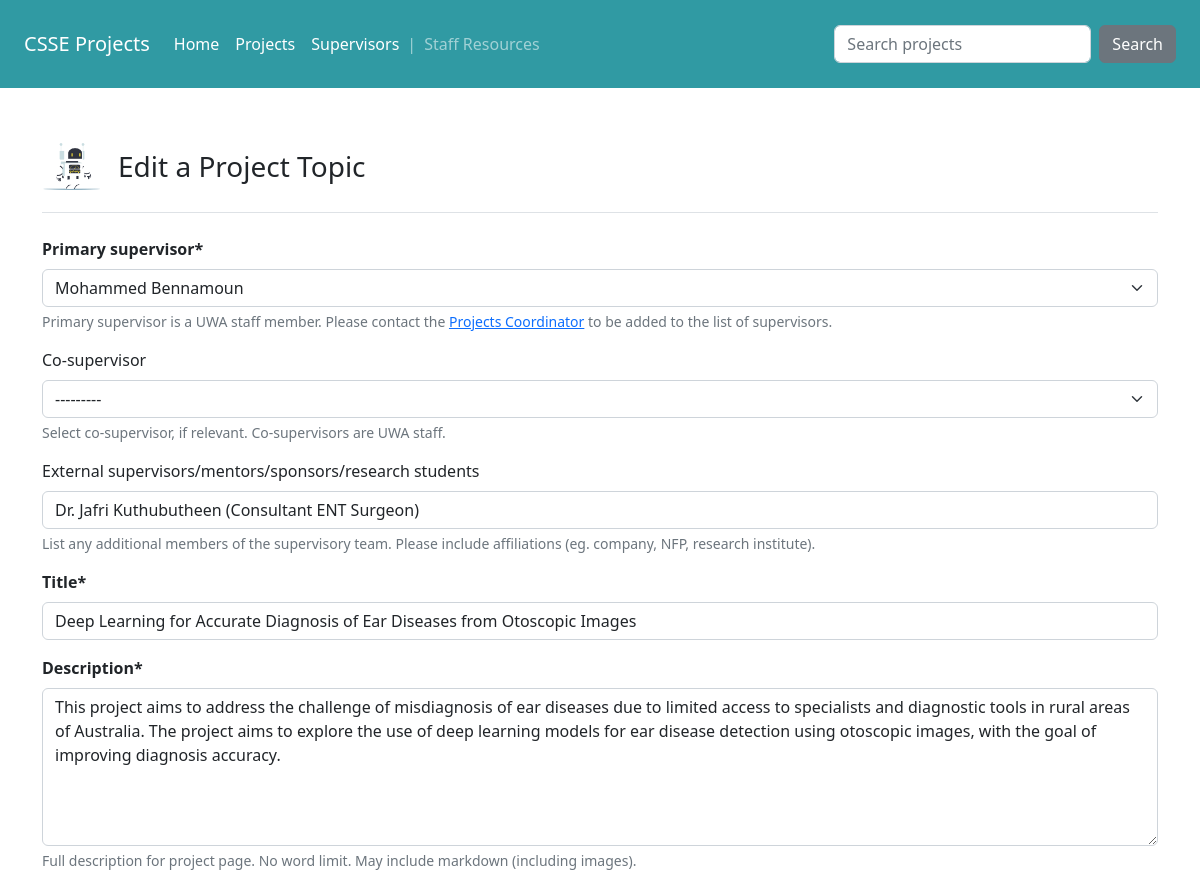
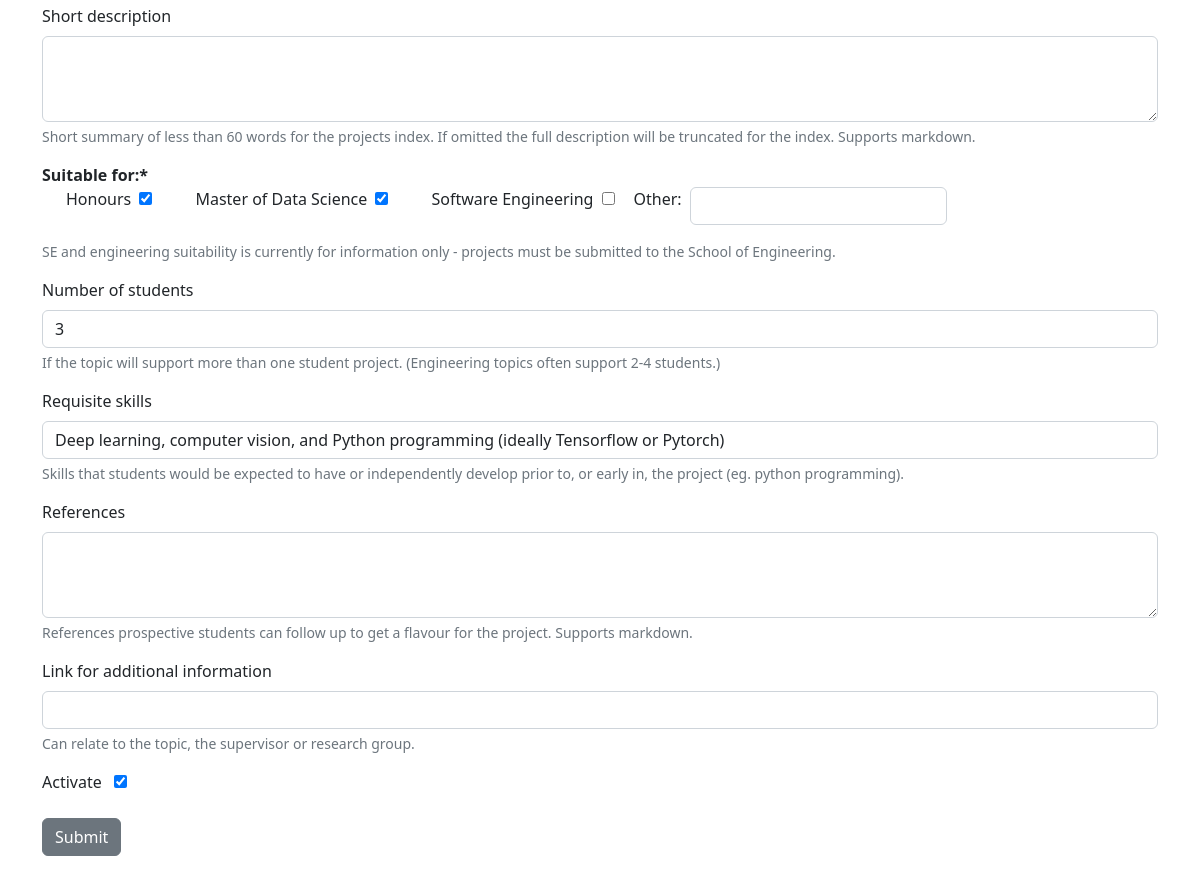
The app's page /projects/staff/edit/77/ with its own data (2 pictures, top to bottom).
### projects/models.py (models this page shows, shortened)
class Project(models.Model):
    SUITABILITY_CHOICES = [
        ('Honours', 'Honours (incl. BSc, BPhil, BACS)'),
        ('MDS', 'Master of Data Science'),
        ('SE', 'Software Engineering'),
        ('OTHER', 'Other')
    ]
    title = models.CharField("Topic Title", max_length=200)
    description = models.TextField("Description")
    short = models.TextField("Short Description", blank=True)
    skills = models.CharField("Skills", max_length=200, blank=True)
    honours = models.BooleanField("Suitable for Honours", default=True)
    mds = models.BooleanField("Suitable for MDS", default=True)
    se = models.BooleanField("Suitable for Software Engineering", default=True)
    engineering = models.BooleanField("Suitable for General Engineering", default=False) # not used
    other = models.CharField("Other (please specify)", max_length=100, blank=True)
    numstudents = models.CharField("Number of Students", max_length=20, blank=True)
    primary = models.ForeignKey(Supervisor, on_delete=models.CASCADE, related_name="primary", verbose_name="Primary Supervisor", null = True)
    cosupervisor = models.ForeignKey(Supervisor, on_delete=models.CASCADE, verbose_name="Co-Supervisor", null = True, blank=True)
    external = models.TextField("External Supervisors/Mentors/Sponsors", blank=True)
    link = models.URLField("Research Link", blank = True)
    references = models.TextField("Sample References", blank=True)
    created = models.DateField("Date Created", auto_now_add = True)
    modified = models.DateField("Last Modified", auto_now = True)
    current_date = models.DateField("Current Date", default = date.today)
    visible = models.BooleanField(default=True)

### projects/views.py (the view)
# urls.py: path("projects/staff/edit/<int:id>/", views.edit_project, name = "edit-project"),
def edit_project(request, id):
    project = Project.objects.get(pk=id)
    form = ProjectForm(request.POST or None, instance=project)
    if form.is_valid():
        form.instance.current_date = date.today().isoformat()
        form.save()
        logger.info(str(form.instance.primary)+" "+str(form.instance.current_date))
        logger.info("Edited: "+form.instance.title)
        return redirect('project', project.pk)
    return render(request, "projects/edit_project.html", {"project": project, 'form': form })

### projects/models.py (called while the page is built)
    def __str__(self):
        return self.firstname +  " " + self.lastname

### projects/templates/projects/edit_project.html (shortened to what this page needs)
{% extends 'projects/base.html' %}
{% load static %}
{% block content %}
<main>
    {% include "projects/header.html" with title="Edit a Project Topic" %}
{% if submitted %}
    Your project was submitted successfully!
{% else %}
<form action="" method=POST>
     <div class="mb-3">
        <label for="primary" class="form-label"><b>Primary supervisor*</b></label>
        {{ form.primary }}
        <div id="primaryHelp" class="form-text">Primary supervisor is a UWA staff member. Please contact the <a href="mailto:cara.macnish@uwa.edu.au">Projects Coordinator</a> to be added to the list of supervisors.</div>
    </div>
    <div class="mb-3">
        <label for="cosupervisor" class="form-label">Co-supervisor</label>
        {{ form.cosupervisor }}
        <div id="cosupervisorHelp" class="form-text">Select co-supervisor, if relevant. Co-supervisors are UWA staff.</div>
    </div>
    <div class="mb-3">
        <label for="external" class="form-label">External supervisors/mentors/sponsors/research students</label>
        {{ form.external }}
        <div class="form-text">List any additional members of the supervisory team. Please include affiliations (eg. company, NFP, research institute).</div>
    </div>
    <div class="mb-3">
        <label for="title" class="form-label"><b>Title*</b></label>
        {{ form.title }}
    </div>
    <div class="mb-3">
        <label for="description" class="form-label"><b>Description*</b></label>
        {{ form.description }}
        <div class="form-text">Full description for project page. No word limit. May include markdown (including images).</div>
    </div>
    <div class="mb-3">
        <label for="short" class="form-label">Short description</label>
        {{ form.short }}
        <div class="form-text">Short summary of less than 60 words for the projects index. If omitted the full description will be truncated for the index. Supports markdown.</div>
    </div>
    <b>Suitable for:*</b>
    <div class="input-group mb-3">
        <div class="form-check form-check-inline align-middle">
        <label for="honours" class="form-check-label">Honours</label>
        <span class="mx-1">{{ form.honours }}</span>
        </div>
        <div class="form-check form-check-inline">
        <label for="mds" class="form-check-label">Master of Data Science</label>
        <span class="mx-1">{{ form.mds }}</span>
        </div>
        <div class="form-check form-check-inline">
         <label for="se" class="form-check-label">Software Engineering</label>
         <span class="mx-1">{{ form.se }}</span>
        </div>
        <label for="other" class="form-label">Other:&nbsp; </label>
        <span class="mx-1">{{ form.other }}</span>
    </div>
    <div class="form-text">SE and engineering suitability is currently for information only - projects must be submitted to the School of Engineering.</div>
    <p>
        <div class="mb-3">
            <label for="numstudents" class="form-label">Number of students</label>
            {{ form.numstudents }}
            <div class="form-text">If the topic will support more than one student project. (Engineering topics often support 2-4 students.)</div>
        </div>
    <div class="mb-3">
        <label for="skills" class="form-label">Requisite skills</label>
        {{ form.skills }}
        <div class="form-text">Skills that students would be expected to have or independently develop prior to, or early in, the project (eg. python programming).</div>
    </div>
    <div class="mb-3">
        <label for="references" class="form-label">References</label>
        {{ form.references }}
        <div class="form-text">References prospective students can follow up to get a flavour for the project. Supports markdown.</div>
    </div>
    <div class="mb-3">
        <label for="link" class="form-label">Link for additional information</label>
        {{ form.link }}
        <div class="form-text">Can relate to the topic, the supervisor or research group.</div>
    </div>
    {% if not project.visible %}
    <div class="mb-3">
        <label for="visible" class="form-label mr-3">Reactivate</label>
        <span class="mx-2">{{ form.visible }}</span>
        <div class="form-text">This topic is currently not available.</div>
    </div>
    {% else %}
    <div class="mb-3">
        <label for="visible" class="form-label mr-3">Activate</label>
        <span class="mx-2">{{ form.visible }}</span>
        </div>
    {% endif %}
    <input type="submit" value="Submit" class="btn btn-secondary">
</form>
{% endif %}
{% endblock %}

### records on screen
Project: primary "Mohammed Bennamoun", cosupervisor "---------", external "Dr. Jafri Kuthubutheen (Consultant ENT Surgeon)", title "Deep Learning for Accurate Diagnosis of Ear Diseases from Otoscopic Images", description "This project aims to address the challenge of misdiagnosis of ear diseases due to limited access to specialists and diagnostic tools in rural areas of Australia. The project aims to explore the use of deep learning models for ear disease detection using otoscopic images, with the goal of improving diagnosis accuracy.", honours "☑", mds "☑", numstudents "3", skills "Deep learning, computer vision, and Python programming (ideally Tensorflow or Pytorch)", visible "☑"

### other values on screen
{{ title }} "Edit a Project Topic"
